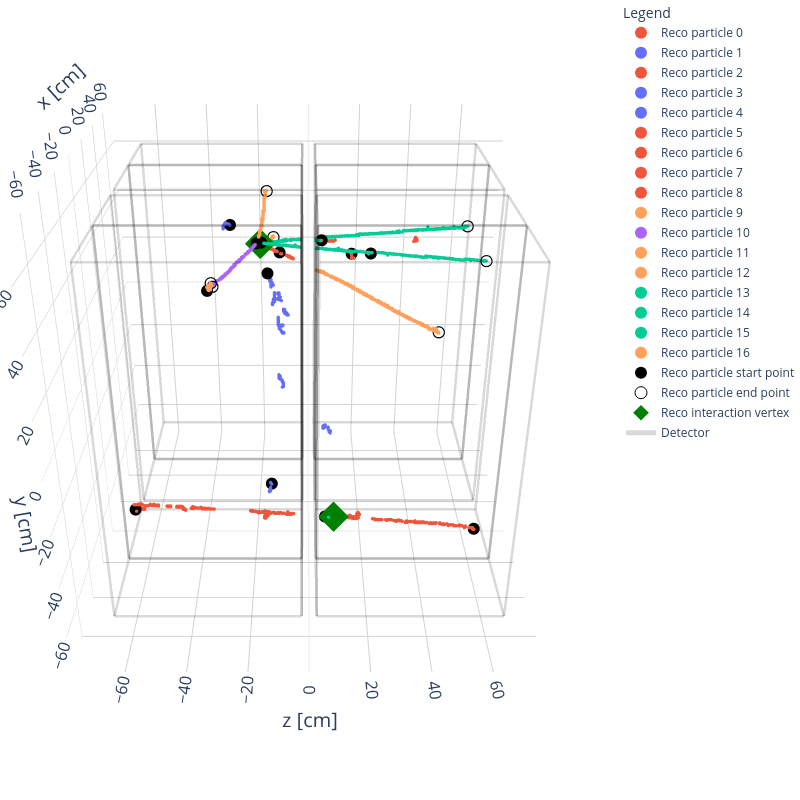

Notebook source saved alongside this figure:
### Code cell
from spine.vis import Drawer
import plotly.io as pio
import os

# Ensure `reco_particles` and `reco_interactions` are available
if not reco_particles or not reco_interactions:
    raise ValueError("No reconstructed particles or interactions found. Please run Cell 1 first.")

# Extract the specific part ("00_04_33") from the filename
file_segment = '_'.join(os.path.basename(DATA_PATH).split('_')[3:6])

# Create the images directory if it doesn't exist
output_dir = "images"
os.makedirs(output_dir, exist_ok=True)

# Initialize the drawer with all reconstructed particles
drawer = Drawer(data, draw_mode='reco', detector='2x2')

# Draw a plot of all particle instances across all interactions
print('\n>>> All Reconstructed Interactions <<<')
fig_particles = drawer.get(
    'particles',
    attr='pid',
    draw_end_points=True,
    draw_vertices=True,
    split_traces=True  # Ensure each particle gets a separate legend entry
)

# Save the combined particle plot as HTML and PNG in the images folder
html_filename = os.path.join(output_dir, f"sandbox_{file_segment}_entry_{target_entry}_event_{target_event}_SPINE.html")
png_filename = os.path.join(output_dir, f"sandbox_{file_segment}_entry_{target_entry}_event_{target_event}_SPINE.png")

# Save as HTML
pio.write_html(fig_particles, file=html_filename)
print(f"Combined Particle Plot saved as HTML: {html_filename}")

# Save as PNG
pio.write_image(fig_particles, file=png_filename, format='png', width=1000, height=800)
print(f"Combined Particle Plot saved as PNG: {png_filename}")

# Display the visualization
fig_particles.show()
